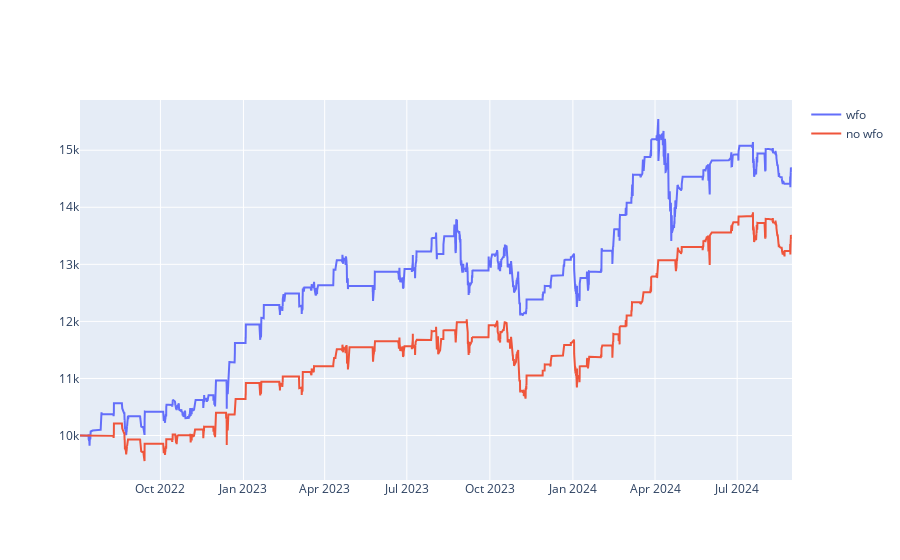

Source (notebook cell):
### Code cell
import plotly.graph_objects as go


# Create traces
fig = go.Figure()
fig.add_trace(go.Scatter(x=wfo_stats._equity.index, y=wfo_stats._equity.Equity,
                    name='wfo',
                    mode='lines'))

fig.add_trace(go.Scatter(x=stats._equity_curve.index, y=stats._equity_curve.Equity,
                    name='no wfo',
                    mode='lines'))

fig.show()

### Figure 1 — Plotly figure (JSON) as saved in the notebook; plotly's stock layout.template omitted (floating-point values rounded to 4 significant figures; data arrays with more than 128 entries replaced by an {"elided": "..."} marker saying what was removed)
{"data": [{"mode": "lines", "name": "wfo", "type": "scatter", "x": {"elided": "6485 str values"}, "y": {"elided": "6485 float values"}}, {"mode": "lines", "name": "no wfo", "type": "scatter", "x": {"elided": "6485 str values"}, "y": {"elided": "6485 float values"}}], "layout": {}}
